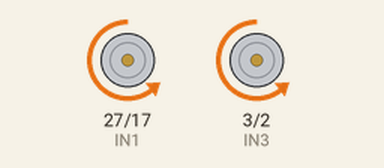
Simulated run of this program. Board: Raspberry Pi (BCM pin numbers). Shown: motor-driver pin pairs drawn as motors (green arrow = first pin HIGH = forward, orange = second pin HIGH = backward, longer = more drive, scaled by the enable pin). At 5.0 s the program stops and its outputs stay as they are.

Above: at 0.1 s.
At 3.1 s:
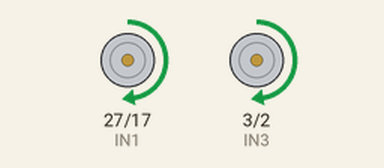
At 5.1 s:
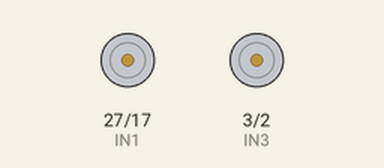
Timing chart, 0 to 6.5 s (numbered marks = the images above):
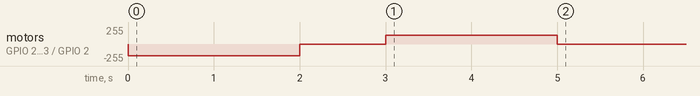

The program:

L298N_test.py
```python
import RPi.GPIO as GPIO, time

ENA, ENB = 18, 12         # PWM speed pins
IN1, IN2 = 27, 17           # RIGHT motor direction
IN3, IN4 = 3, 2         # LEFT  motor direction
PWM_FREQ = 1000

GPIO.setmode(GPIO.BCM)
GPIO.setwarnings(False)

# 1) configure pins as outputs
pins = [ENA, ENB, IN1, IN2, IN3, IN4]
GPIO.setup(pins, GPIO.OUT)

# 2) drive them low initially
GPIO.output(pins, GPIO.LOW)

# PWM setup
pwm_r = GPIO.PWM(ENA, PWM_FREQ)
pwm_l = GPIO.PWM(ENB, PWM_FREQ)
pwm_r.start(0)
pwm_l.start(0)

def set_speed(left_pct, right_pct):
    pwm_l.ChangeDutyCycle(max(0, min(100, left_pct)))
    pwm_r.ChangeDutyCycle(max(0, min(100, right_pct)))

def forward():
    # IN1/IN3 HIGH = forward, IN2/IN4 LOW
    GPIO.output((IN1, IN2, IN3, IN4), (0, 1, 0, 1))

def back():
    GPIO.output((IN1, IN2, IN3, IN4), (1, 0, 1, 0))

def stop():
    GPIO.output((IN1, IN2, IN3, IN4), GPIO.LOW)

try:
    set_speed(70, 70)
    forward(); time.sleep(2)

    stop();      time.sleep(1)

    set_speed(50, 50)
    back();    time.sleep(2)

    stop()
    set_speed(0, 0)

finally:
    pwm_r.stop()
    pwm_l.stop()
    GPIO.cleanup()
```

Measured:
- by itself, motor on GPIO 27 (IN1) / GPIO 17 (IN2), motor on GPIO 3 (IN3) / GPIO 2 (IN4): stopped → backward 179/255 at 0.00 s, → stopped 2.0 s later, → forward 128/255 1.0 s later, → stopped 2.0 s later
